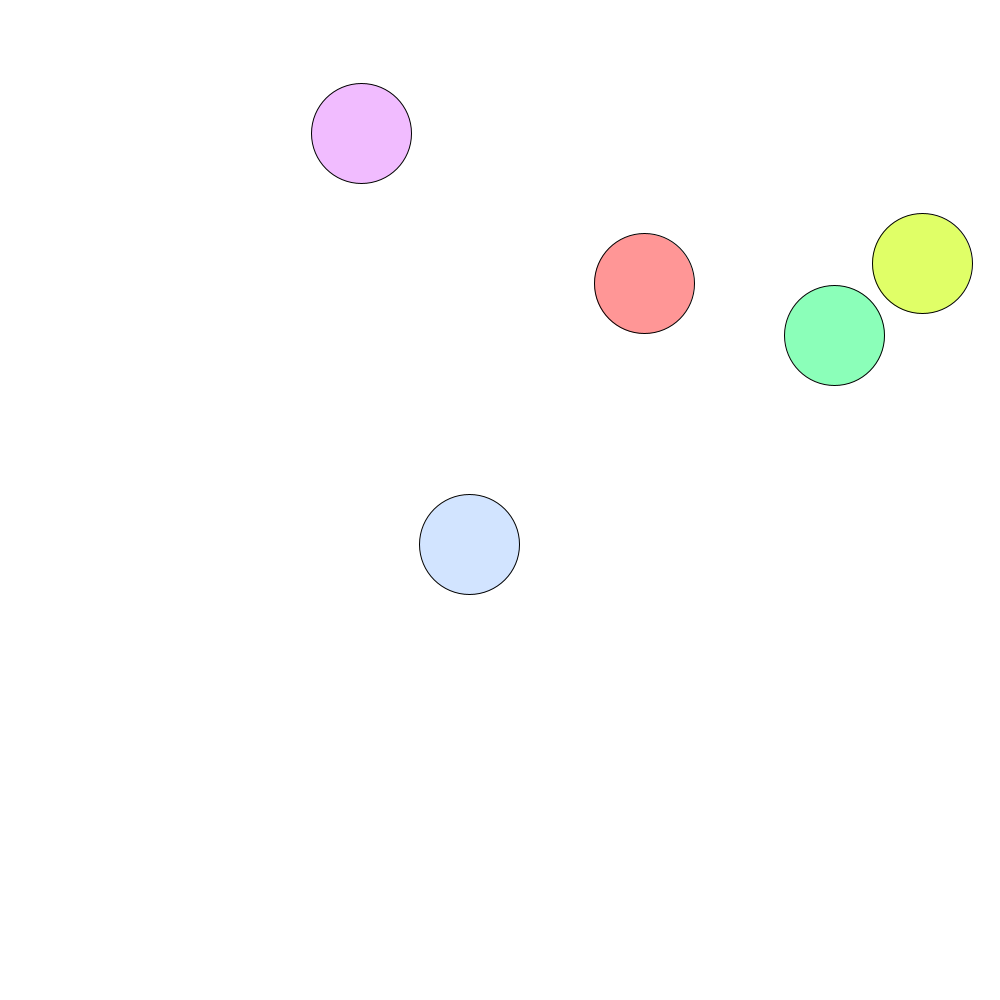
Frame 1 (no input)
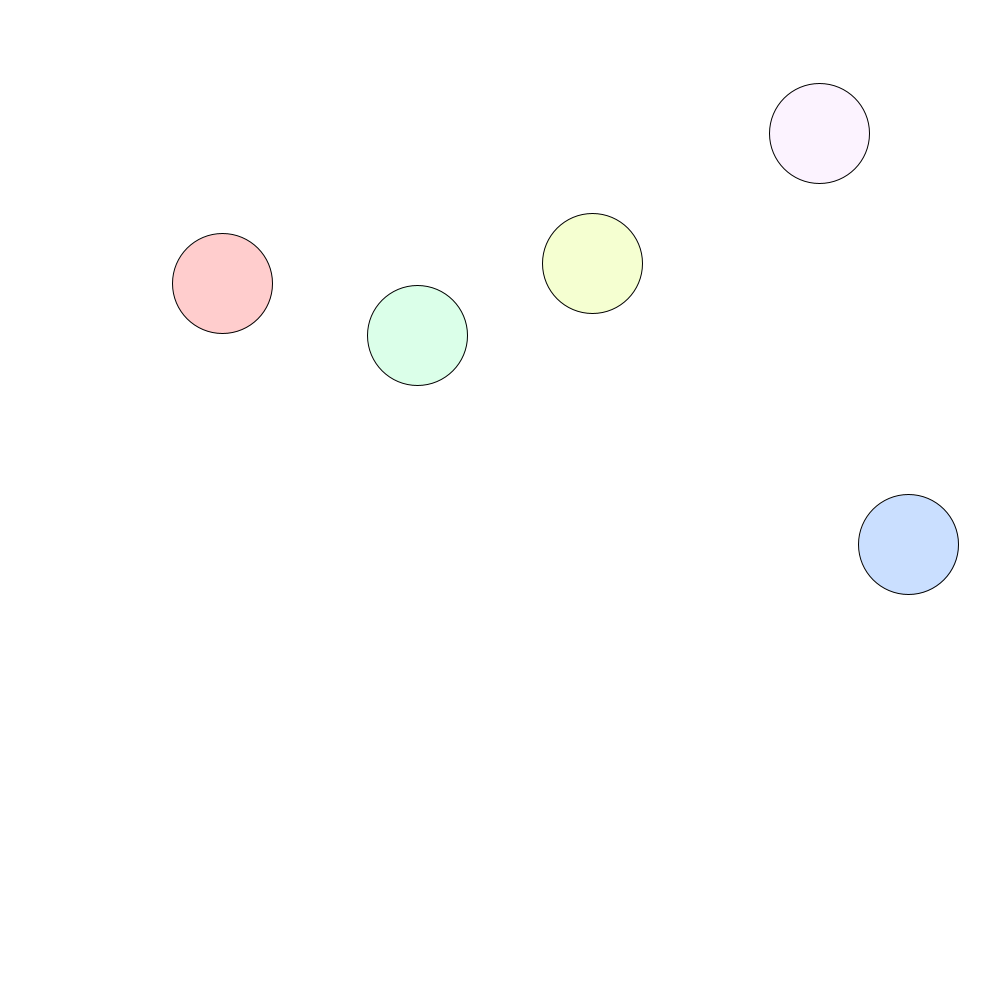
Frame 60 (the mouse pressed at the canvas centre just before this capture)
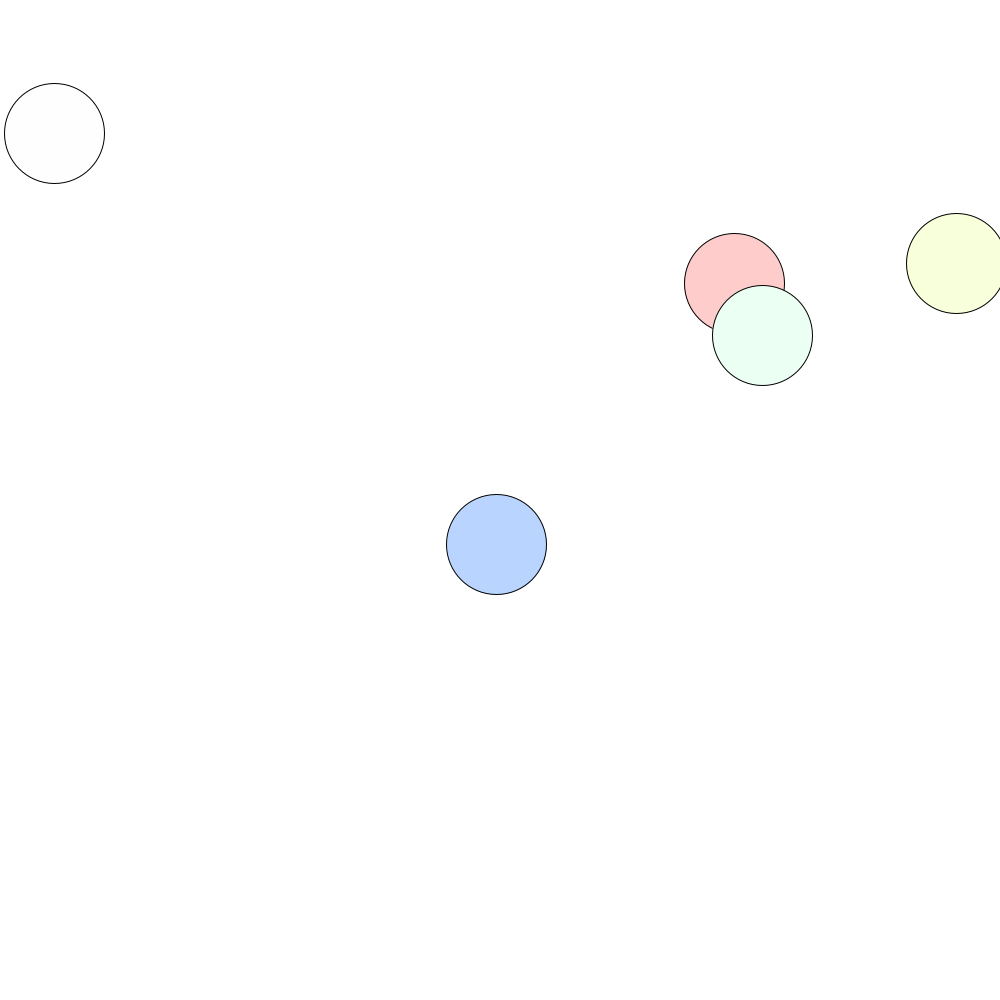
Frame 120 (the mouse held since frame 60 and released just before this capture)

The Processing sketch that drew these frames (run headless with seeded random() and noise(); from frame 60 on, the mouse is pressed at the canvas centre):

// Processing sketch: processing_144478
// ── processing_144478.pde

PVector[] circles = new PVector[5];
float t = 0;
int r = 100;

void setup() {
  size(1000, 1000);
  background(255);
  
  for(int i=0; i<5; i++) {
    circles[i] = new PVector(r/2+random(width-r), r/2+random(height-r));
  }
}

void draw() {
  for(int i=0; i<5; i++)
    circles[i].x = (circles[i].x+noise(t+i*2)*r/5)%width;
  t += 0.01;
  
  background(255);
  for(int i=0; i<5; i++) {
    colorMode(HSB, 255);
    fill(255/5*i, noise(t+i*2)*255-50, 255);
    ellipse(circles[i].x, circles[i].y, r, r);
  }
}
